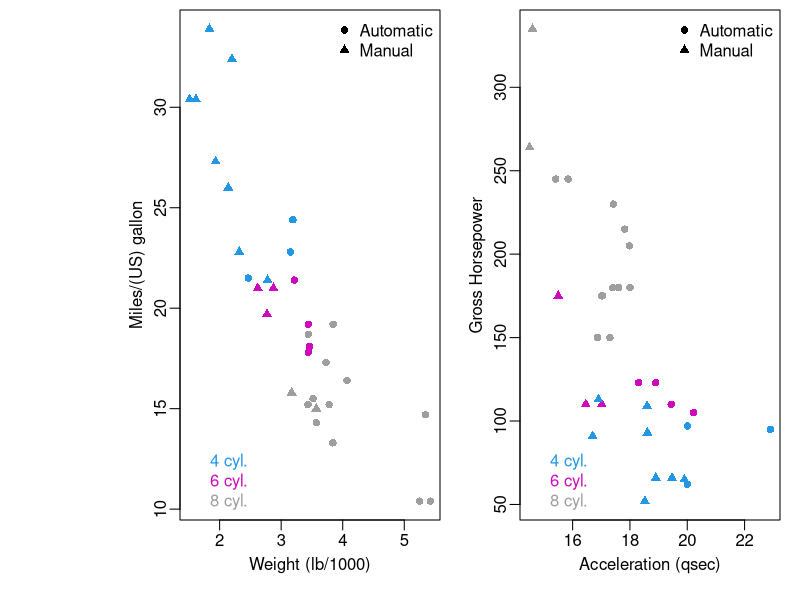
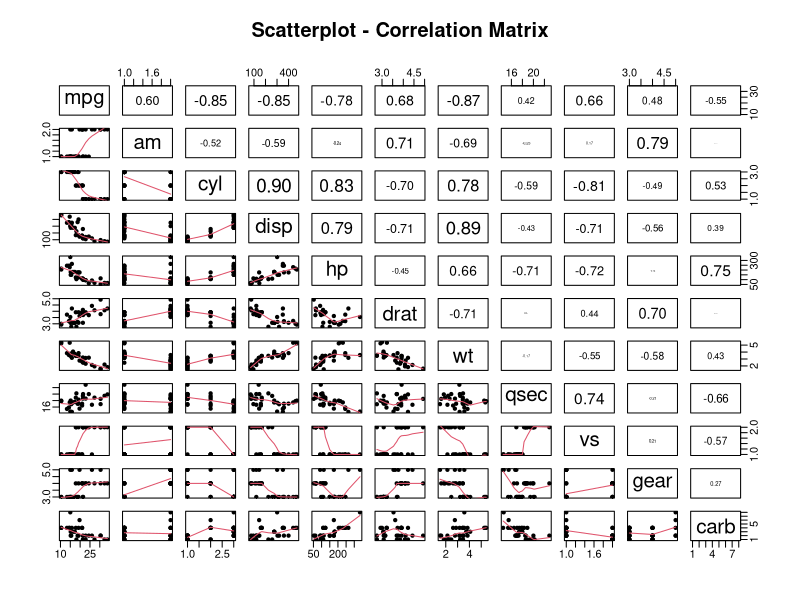
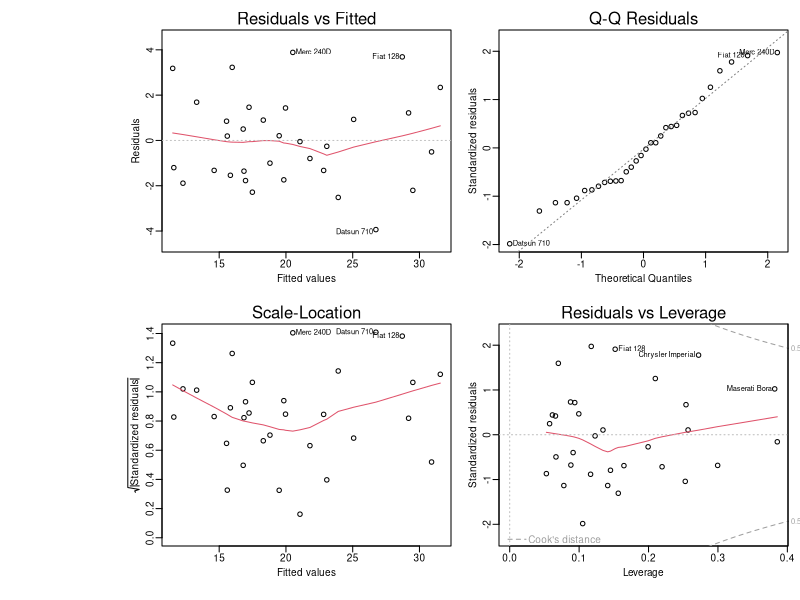

Reproduce these figures in R, in order.
## ---- chunk 1
data(mtcars)
mtcarst <- within(mtcars, {
am <- factor(am, labels = c("Automatic", "Manual"))
vs <- factor(vs, labels = c("Vengine", "Iengine"))
cyl <- factor(cyl)
})
## ---- chunk 2
p<-c(16,17)
c<-c(4,6,8)
cl <- c("4 cyl.","6 cyl.","8 cyl.")
tl <- c("Automatic","Manual")

par(mfcol=c(1,2), mar=c(3.5,3.5,0,0.5), oma=c(0.5,5.5,0.5,0.5),cex=1,mgp=c(1.7,0.5,0))
with(mtcars,plot(mpg~wt,col=cyl,pch=am+p[1],xlab="Weight (lb/1000)",ylab="Miles/(US) gallon",main=""))
legend("topright",pch=p,legend=tl,bty="n")
legend("bottomleft",text.col=c,legend=cl,bty="n")

with(mtcars,plot(hp~qsec,col=cyl,pch=am+p[1],xlab="Acceleration (qsec)",ylab="Gross Horsepower",main=""))
legend("topright",pch=p,legend=tl,bty="n")
legend("bottomleft",text.col=c,legend=cl,bty="n")
## ---- chunk 3
model1 <- lm(mpg ~ am : wt + am : cyl, mtcarst) 
model2 <- lm(mpg ~ am : wt + am : hp, mtcarst)
model3 <- lm(mpg ~ am : wt + am : qsec, mtcarst)
formula(model1)
formula(model2)
formula(model3)
## ---- chunk 4
summary(model3)
## ---- chunk 5
head(mtcarst)
## ---- chunk 6
require(graphics)
panel.cor <- function(x, y, digits=2, prefix="", cex.cor, ...) {
usr <- par("usr"); on.exit(par(usr))
par(usr = c(0, 1, 0, 1))
r <- cor(x, y)
txt <- format(c(r, 0.123456789), digits=digits)[1]
txt <- paste(prefix, txt, sep="")
if(missing(cex.cor)) cex.cor <- 0.8/strwidth(txt)
text(0.5, 0.5, txt, cex = cex.cor * abs(r))
}
pairs(mpg~am:., data=mtcarst, lower.panel=panel.smooth, upper.panel=panel.cor, pch=20, main="Scatterplot - Correlation Matrix")

## ---- chunk 7
summary(model1)
## ---- chunk 8
summary(model2)
## ---- chunk 9
par(mfrow=c(2,2),cex.main=0.1,cex=0.6,mgp=c(1.7,0.5,0),mar=c(4,3.5,2,0.5),oma=c(0.5,10,0.5,0.5))
plot(model3)
